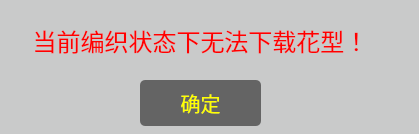
<?xml version="1.0" encoding="UTF-8"?>
<ui version="4.0">
 <class>ResetOrNot</class>
 <widget class="QDialog" name="ResetOrNot">
  <property name="geometry">
   <rect>
    <x>0</x>
    <y>0</y>
    <width>419</width>
    <height>134</height>
   </rect>
  </property>
  <property name="windowTitle">
   <string>Dialog</string>
  </property>
  <property name="styleSheet">
   <string notr="true">background-color: rgb(201, 202, 202);</string>
  </property>
  <widget class="QLabel" name="label">
   <property name="geometry">
    <rect>
     <x>0</x>
     <y>20</y>
     <width>401</width>
     <height>41</height>
    </rect>
   </property>
   <property name="styleSheet">
    <string notr="true">font-size:24px;
color: rgb(255, 0, 0);</string>
   </property>
   <property name="text">
    <string>当前编织状态下无法下载花型！</string>
   </property>
   <property name="alignment">
    <set>Qt::AlignCenter</set>
   </property>
  </widget>
  <widget class="QPushButton" name="ok_pb">
   <property name="geometry">
    <rect>
     <x>140</x>
     <y>80</y>
     <width>121</width>
     <height>46</height>
    </rect>
   </property>
   <property name="styleSheet">
    <string notr="true">QPushButton{
border-radius:5;
background-color: rgb(100, 100, 100);
font-size:20px;
color:rgb(255, 255, 0);
}
QPushButton::pressed{
background-color: rgb(80, 80, 80);
}</string>
   </property>
   <property name="text">
    <string>确定</string>
   </property>
  </widget>
 </widget>
 <resources/>
 <connections/>
</ui>
